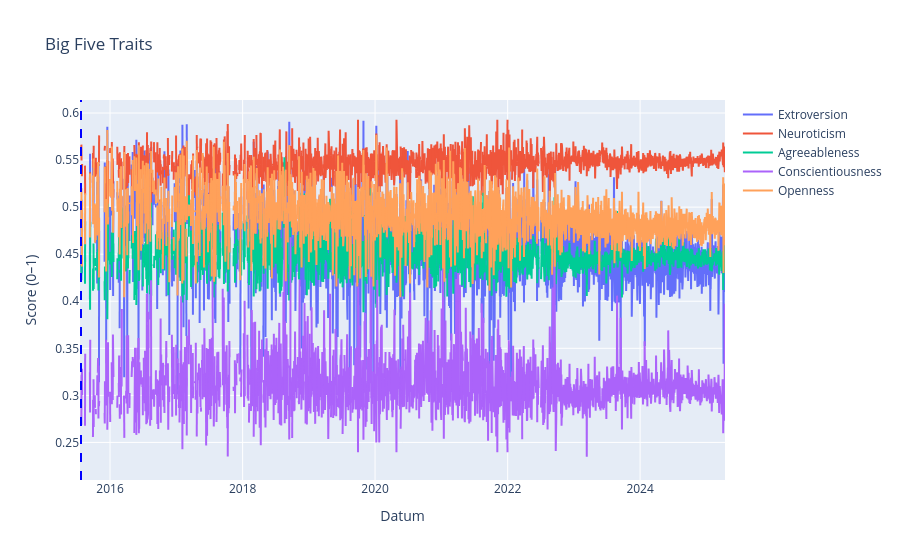

Here is the notebook cell this chart was saved with:
### Code cell
# Plot 5: Persönlichkeit
fig5 = go.Figure()
for col in ['Extroversion', 'Neuroticism', 'Agreeableness', 'Conscientiousness', 'Openness']:
    fig5.add_trace(go.Scatter(x=final_daily_df["date"], y=final_daily_df[col], mode='lines', name=col))
fig5.update_layout(title="Big Five Traits", xaxis_title="Datum", yaxis_title="Score (0–1)")

# Apply change point detection for personality traits
personality_data = final_daily_df[['Extroversion', 'Neuroticism', 'Agreeableness', 'Conscientiousness', 'Openness']].values

# Use ruptures for change point detection
model = rpt.Binseg(model="l2")  # Binary segmentation with l2 norm
n_bkps = 2  # Number of breakpoints to detect
breakpoints = model.fit_predict(personality_data, n_bkps=n_bkps)

# Add vertical lines for detected breakpoints
for bkp in breakpoints[:-1]:  # Exclude the last breakpoint (end of data)
    fig5.add_vline(x=final_daily_df["date"].iloc[bkp], line=dict(color="blue", dash="dash"), name="Breakpoint")

print("Detected breakpoints for personality traits:", breakpoints)
print("Breakpoints as dates:", final_daily_df['date'].iloc[breakpoints[:-1]].tolist())

fig5.show()

### Figure 1 — Plotly figure (JSON) as saved in the notebook; plotly's stock layout.template omitted (floating-point values rounded to 4 significant figures; data arrays with more than 128 entries replaced by an {"elided": "..."} marker saying what was removed)
{"data": [{"mode": "lines", "name": "Extroversion", "type": "scatter", "x": {"elided": "3556 str values"}, "y": {"elided": "3556 float values"}}, {"mode": "lines", "name": "Neuroticism", "type": "scatter", "x": {"elided": "3556 str values"}, "y": {"elided": "3556 float values"}}, {"mode": "lines", "name": "Agreeableness", "type": "scatter", "x": {"elided": "3556 str values"}, "y": {"elided": "3556 float values"}}, {"mode": "lines", "name": "Conscientiousness", "type": "scatter", "x": {"elided": "3556 str values"}, "y": {"elided": "3556 float values"}}, {"mode": "lines", "name": "Openness", "type": "scatter", "x": {"elided": "3556 str values"}, "y": {"elided": "3556 float values"}}], "layout": {"shapes": [{"line": {"color": "blue", "dash": "dash"}, "name": "Breakpoint", "type": "line", "x0": "2015-07-25T00:00:00", "x1": "2015-07-25T00:00:00", "xref": "x", "y0": 0, "y1": 1, "yref": "y domain"}], "title": {"text": "Big Five Traits"}, "xaxis": {"title": {"text": "Datum"}}, "yaxis": {"title": {"text": "Score (0–1)"}}}}
